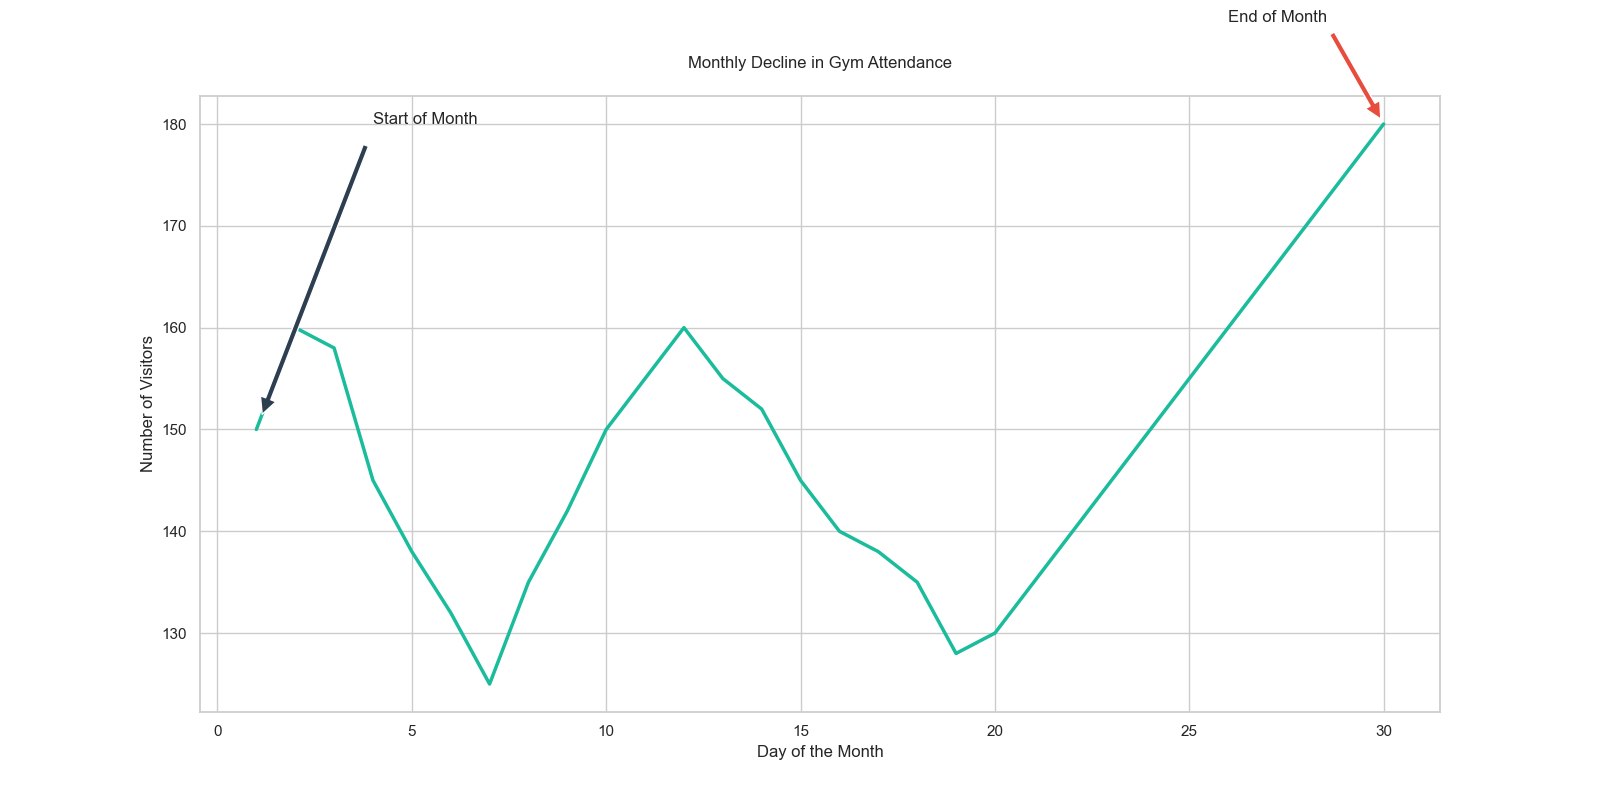

This chart was generated by the following Python code:

import seaborn as sns
import pandas as pd
import matplotlib.pyplot as plt

data = {
    'Day': [1, 2, 3, 4, 5, 6, 7, 8, 9, 10, 11, 12, 13, 14, 15, 16, 17, 18, 19, 20, 
            21, 22, 23, 24, 25, 26, 27, 28, 29, 30],
    'Visitors': [150, 160, 158, 145, 138, 132, 125, 135, 142, 150, 155, 160, 155, 152, 
                 145, 140, 138, 135, 128, 130, 135, 140, 145, 150, 155, 160, 165, 170, 175, 180]
}

df = pd.DataFrame(data)

sns.set_style("whitegrid")

plt.figure(figsize=(16, 8))
line_plot = sns.lineplot(x='Day', 
                         y='Visitors', 
                         data=df, 
                         color='#1abc9c', 
                         linewidth=2.5)

plt.annotate('Start of Month', xy=(1, 150), xytext=(4, 180),
             arrowprops=dict(facecolor='#2c3e50', shrink=0.05))
plt.annotate('End of Month', xy=(30, 180), xytext=(26, 190),
             arrowprops=dict(facecolor='#e74c3c', shrink=0.05))

plt.title('Monthly Decline in Gym Attendance', pad=20)
plt.xlabel('Day of the Month')
plt.ylabel('Number of Visitors')

plt.show()
